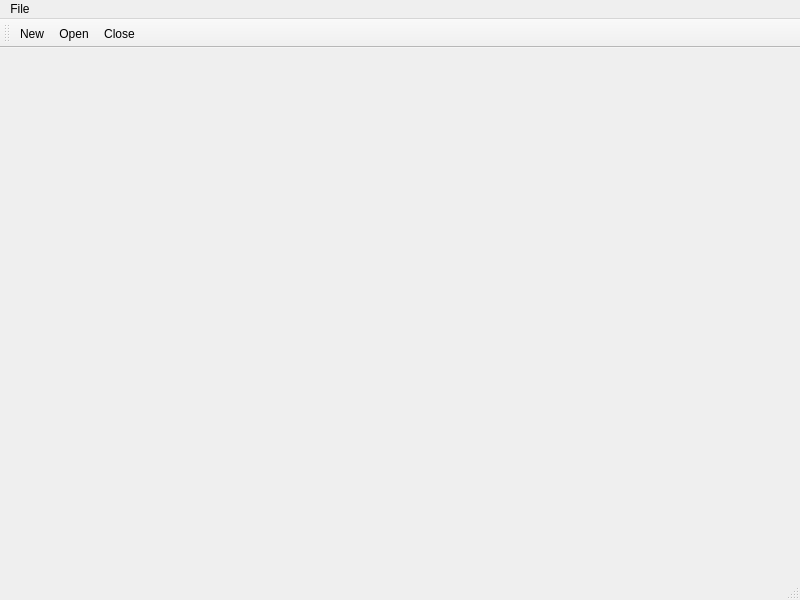
<?xml version="1.0" encoding="UTF-8"?>
<ui version="4.0">
 <class>MainWindow</class>
 <widget class="QMainWindow" name="MainWindow">
  <property name="geometry">
   <rect>
    <x>0</x>
    <y>0</y>
    <width>800</width>
    <height>600</height>
   </rect>
  </property>
  <property name="windowTitle">
   <string>MainWindow</string>
  </property>
  <widget class="QWidget" name="centralwidget"/>
  <widget class="QStatusBar" name="statusbar"/>
  <widget class="QMenuBar" name="menuBar">
   <property name="geometry">
    <rect>
     <x>0</x>
     <y>0</y>
     <width>800</width>
     <height>26</height>
    </rect>
   </property>
   <widget class="QMenu" name="menuFile">
    <property name="title">
     <string>File</string>
    </property>
    <addaction name="actionNew"/>
    <addaction name="actionOpen"/>
    <addaction name="actionClose"/>
   </widget>
   <addaction name="menuFile"/>
  </widget>
  <widget class="QToolBar" name="toolBar">
   <property name="windowTitle">
    <string>toolBar</string>
   </property>
   <attribute name="toolBarArea">
    <enum>TopToolBarArea</enum>
   </attribute>
   <attribute name="toolBarBreak">
    <bool>false</bool>
   </attribute>
   <addaction name="actionNew"/>
   <addaction name="actionOpen"/>
   <addaction name="actionClose"/>
  </widget>
  <action name="actionNew">
   <property name="text">
    <string>New</string>
   </property>
  </action>
  <action name="actionOpen">
   <property name="text">
    <string>Open</string>
   </property>
  </action>
  <action name="actionClose">
   <property name="text">
    <string>Close</string>
   </property>
  </action>
 </widget>
 <resources/>
 <connections/>
</ui>
